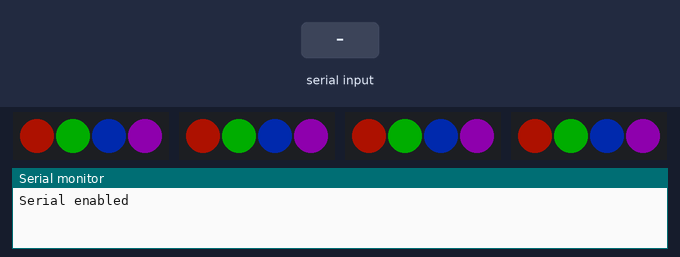
Recording of a sketch running on a simulated ATtiny85, built with avr-gcc and run on an emulated ATtiny85. On the bench: 4 × 4 RGB LEDs in strip order, left to right, the last lines printed to the serial monitor. The test bench sets the inputs (shaded band). Dim RGB values are drawn brighter than linear.

Above: at 1.27 s.
1.3 s: "1;" received over the second serial link
At 1.39 s:
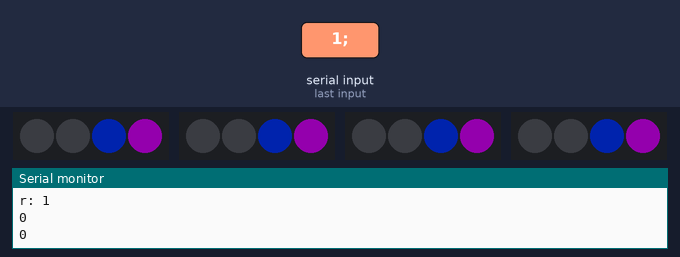
At 1.9 s:
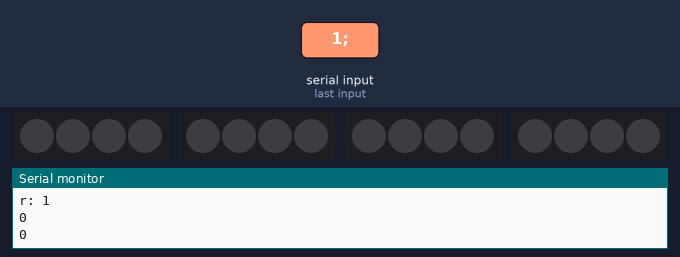
Timing chart, 0 to 10.5 s (numbered marks = the images above; inputs shaded):
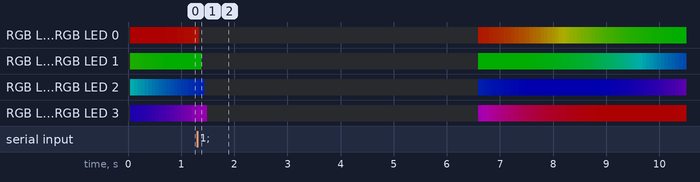

The sketch:

LightController.ino
```cpp
#include <SoftwareSerial.h> // Add SoftwareSerial Library

#include <Adafruit_NeoPixel.h> // Add Neopixel Library

#include <StringSplitter.h> // Add Sting Managment Library

#ifdef __AVR__
  #include <avr/power.h> // Required for 16 MHz Adafruit Trinket
#endif

// Which pin on the Arduino is connected to the NeoPixels?
// On a Trinket or Gemma we suggest changing this to 1:
#define LF_LED_PIN 6
#define RF_LED_PIN 5
#define LB_LED_PIN 7
#define RB_LED_PIN 8

String r;
String g;
String b;

int effect = 1;
// How many NeoPixels are attached to the Arduino?
#define LED_COUNT 4

Adafruit_NeoPixel stripLF(LED_COUNT, LF_LED_PIN, NEO_GRB + NEO_KHZ800);
Adafruit_NeoPixel stripRF(LED_COUNT, RF_LED_PIN, NEO_GRB + NEO_KHZ800);
Adafruit_NeoPixel stripLB(LED_COUNT, LB_LED_PIN, NEO_GRB + NEO_KHZ800);
Adafruit_NeoPixel stripRB(LED_COUNT, RB_LED_PIN, NEO_GRB + NEO_KHZ800);

SoftwareSerial SensorArduino(2, 3); // Define SoftwareSerial object for the main sensor board

// Global Vars
String command;

void setup() {
  Serial.begin(9600); // Begin debugging Serial port
  Serial.println("Serial enabled");
  pinMode(13, OUTPUT);
  SensorArduino.begin(9600); // Begin SoftwareSerial port

  // These lines are specifically to support the Adafruit Trinket 5V 16 MHz.
  // Any other board, you can remove this part (but no harm leaving it):
  #if defined(__AVR_ATtiny85__) && (F_CPU == 16000000)
  clock_prescale_set(clock_div_1);
  #endif
  // END of Trinket-specific code.

  stripLF.begin(); // INITIALIZE NeoPixel strip object (REQUIRED)
  stripLF.show(); // Turn OFF all pixels ASAP
  stripLF.setBrightness(50); // Set BRIGHTNESS to about 1/5 (max = 255)

  stripRF.begin(); // INITIALIZE NeoPixel strip object (REQUIRED)
  stripRF.show(); // Turn OFF all pixels ASAP
  stripRF.setBrightness(50); // Set BRIGHTNESS to about 1/5 (max = 255)

  stripLB.begin(); // INITIALIZE NeoPixel strip object (REQUIRED)
  stripLB.show(); // Turn OFF all pixels ASAP
  stripLB.setBrightness(50); // Set BRIGHTNESS to about 1/5 (max = 255)

  stripRB.begin(); // INITIALIZE NeoPixel strip object (REQUIRED)
  stripRB.show(); // Turn OFF all pixels ASAP
  stripRB.setBrightness(50); // Set BRIGHTNESS to about 1/5 (max = 255)
}

void loop() {
  if(effect == 1){
    rainbow(25);
  }
}

void colorWipe(uint32_t color, int wait, int endWait) {
  for (int i = 0; i < stripLF.numPixels(); i++) { // For each pixel in strip...
    stripRF.setPixelColor(i, color); //  Set pixel's color (in RAM)
    stripLF.setPixelColor(i, color); //  Set pixel's color (in RAM)
    stripRB.setPixelColor(i, color); //  Set pixel's color (in RAM)
    stripLB.setPixelColor(i, color); //  Set pixel's color (in RAM)
    stripRF.show(); //  Update strip to match
    stripLF.show(); //  Update strip to match
    stripRB.show(); //  Update strip to match
    stripLB.show(); //  Update strip to match
    delay(wait); //  Pause for a moment
  }
  delay(endWait);
}

void checkForMessage() {

  if (SensorArduino.available()) { // If data can be recieved (If there is data to be read)
    command = SensorArduino.readStringUntil(';'); // Recieve data until newline character

    Serial.println(command); // Print the command recieved for debugging

      colorConverter(command);
      Serial.print("r: ");
      Serial.println(r.toInt());
      Serial.println(g.toInt());
      Serial.println(b.toInt());
      colorWipe(stripLF.Color(g.toInt(), r.toInt(), b.toInt()), 50, 5000);
  }
}

void colorConverter(String rgbString) {
  StringSplitter * splitter = new StringSplitter(rgbString, ',', 3);
  int itemCount = splitter -> getItemCount();

  for (int i = 0; i < itemCount; i++) {
    String item = splitter -> getItemAtIndex(i);

    if (i == 0) {
      r = item;
    } else if (i == 1) {
      g = item;
    } else if (i == 2) {
      b = item;
    }
  }

}

// Rainbow cycle along whole strip. Pass delay time (in ms) between frames.
void rainbow(int wait) {
  // Hue of first pixel runs 5 complete loops through the color wheel.
  // Color wheel has a range of 65536 but it's OK if we roll over, so
  // just count from 0 to 5*65536. Adding 256 to firstPixelHue each time
  // means we'll make 5*65536/256 = 1280 passes through this outer loop:
  for (long firstPixelHue = 0; firstPixelHue < 5 * 65536; firstPixelHue += 256) {
    for (int i = 0; i < stripLF.numPixels(); i++) { // For each pixel in strip...
      // Offset pixel hue by an amount to make one full revolution of the
      // color wheel (range of 65536) along the length of the strip
      // (strip.numPixels() steps):
      int pixelHue = firstPixelHue + (i * 65536L / stripLF.numPixels());
      // strip.ColorHSV() can take 1 or 3 arguments: a hue (0 to 65535) or
      // optionally add saturation and value (brightness) (each 0 to 255).
      // Here we're using just the single-argument hue variant. The result
      // is passed through strip.gamma32() to provide 'truer' colors
      // before assigning to each pixel:
      stripLF.setPixelColor(i, stripLF.gamma32(stripLF.ColorHSV(pixelHue)));
      stripRF.setPixelColor(i, stripRF.gamma32(stripRF.ColorHSV(pixelHue)));
      stripRB.setPixelColor(i, stripRB.gamma32(stripRB.ColorHSV(pixelHue)));
      stripLB.setPixelColor(i, stripLB.gamma32(stripLB.ColorHSV(pixelHue)));
    }
    stripLF.show();
    stripRF.show();
    stripRB.show();
    stripLB.show();// Update strip with new contents
    delayWithChecking(wait); // Pause for a moment
  }
}

void delayWithChecking(unsigned int delayAmount) { // Non-blocking version of delay() so that we can use it to wait during light functions without blocking the event loop of checking for message availability

  unsigned long millisToStop = millis() + delayAmount;

  while (millisToStop >= millis()) {
    checkForMessage();
  }
}
```
